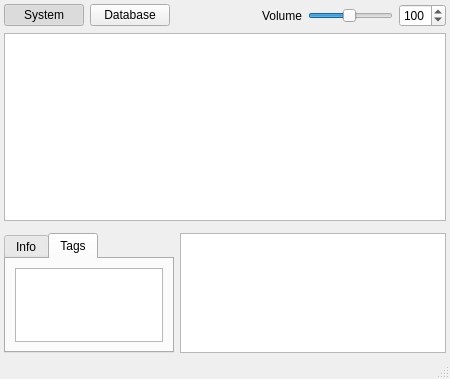
<?xml version="1.0" encoding="UTF-8"?>
<ui version="4.0">
 <class>MainWindow</class>
 <widget class="QMainWindow" name="MainWindow">
  <property name="geometry">
   <rect>
    <x>0</x>
    <y>0</y>
    <width>450</width>
    <height>379</height>
   </rect>
  </property>
  <property name="windowTitle">
   <string>SampleBrowser</string>
  </property>
  <widget class="QWidget" name="centralwidget">
   <layout class="QGridLayout" name="gridLayout" rowstretch="0,100,0">
    <property name="margin">
     <number>4</number>
    </property>
    <item row="2" column="1">
     <widget class="QGraphicsView" name="waveView">
      <property name="maximumSize">
       <size>
        <width>16777215</width>
        <height>120</height>
       </size>
      </property>
      <property name="verticalScrollBarPolicy">
       <enum>Qt::ScrollBarAlwaysOff</enum>
      </property>
      <property name="horizontalScrollBarPolicy">
       <enum>Qt::ScrollBarAlwaysOff</enum>
      </property>
      <property name="renderHints">
       <set>QPainter::Antialiasing|QPainter::TextAntialiasing</set>
      </property>
     </widget>
    </item>
    <item row="0" column="0" colspan="2">
     <layout class="QHBoxLayout" name="horizontalLayout">
      <item>
       <widget class="QPushButton" name="browseSystemBtn">
        <property name="sizePolicy">
         <sizepolicy hsizetype="Minimum" vsizetype="Maximum">
          <horstretch>0</horstretch>
          <verstretch>0</verstretch>
         </sizepolicy>
        </property>
        <property name="text">
         <string>System</string>
        </property>
        <property name="checkable">
         <bool>true</bool>
        </property>
        <property name="checked">
         <bool>true</bool>
        </property>
        <attribute name="buttonGroup">
         <string notr="true">browseSelectGroup</string>
        </attribute>
       </widget>
      </item>
      <item>
       <widget class="QPushButton" name="browseDbBtn">
        <property name="sizePolicy">
         <sizepolicy hsizetype="Minimum" vsizetype="Maximum">
          <horstretch>0</horstretch>
          <verstretch>0</verstretch>
         </sizepolicy>
        </property>
        <property name="text">
         <string>Database</string>
        </property>
        <property name="checkable">
         <bool>true</bool>
        </property>
        <attribute name="buttonGroup">
         <string notr="true">browseSelectGroup</string>
        </attribute>
       </widget>
      </item>
      <item>
       <spacer name="horizontalSpacer">
        <property name="orientation">
         <enum>Qt::Horizontal</enum>
        </property>
        <property name="sizeHint" stdset="0">
         <size>
          <width>40</width>
          <height>20</height>
         </size>
        </property>
       </spacer>
      </item>
      <item>
       <widget class="QLabel" name="label">
        <property name="text">
         <string>Volume</string>
        </property>
       </widget>
      </item>
      <item>
       <widget class="QSlider" name="volumeSlider">
        <property name="maximumSize">
         <size>
          <width>100</width>
          <height>16777215</height>
         </size>
        </property>
        <property name="focusPolicy">
         <enum>Qt::NoFocus</enum>
        </property>
        <property name="minimum">
         <number>5</number>
        </property>
        <property name="maximum">
         <number>200</number>
        </property>
        <property name="value">
         <number>100</number>
        </property>
        <property name="orientation">
         <enum>Qt::Horizontal</enum>
        </property>
       </widget>
      </item>
      <item>
       <widget class="QSpinBox" name="volumeSpin">
        <property name="minimum">
         <number>5</number>
        </property>
        <property name="maximum">
         <number>200</number>
        </property>
        <property name="singleStep">
         <number>5</number>
        </property>
        <property name="value">
         <number>100</number>
        </property>
       </widget>
      </item>
     </layout>
    </item>
    <item row="1" column="0" colspan="2">
     <widget class="QSplitter" name="mainSplitter">
      <property name="orientation">
       <enum>Qt::Horizontal</enum>
      </property>
      <property name="childrenCollapsible">
       <bool>false</bool>
      </property>
      <widget class="QWidget" name="verticalLayoutWidget">
       <layout class="QVBoxLayout" name="verticalLayout">
        <item>
         <widget class="QTableView" name="sampleView">
          <property name="contextMenuPolicy">
           <enum>Qt::CustomContextMenu</enum>
          </property>
          <property name="editTriggers">
           <set>QAbstractItemView::NoEditTriggers</set>
          </property>
          <property name="dragEnabled">
           <bool>true</bool>
          </property>
          <property name="selectionBehavior">
           <enum>QAbstractItemView::SelectRows</enum>
          </property>
          <property name="horizontalScrollMode">
           <enum>QAbstractItemView::ScrollPerPixel</enum>
          </property>
          <property name="wordWrap">
           <bool>false</bool>
          </property>
          <attribute name="horizontalHeaderHighlightSections">
           <bool>false</bool>
          </attribute>
          <attribute name="verticalHeaderVisible">
           <bool>false</bool>
          </attribute>
         </widget>
        </item>
        <item>
         <widget class="QWidget" name="filterStackedWidget" native="true">
          <property name="sizePolicy">
           <sizepolicy hsizetype="Preferred" vsizetype="Maximum">
            <horstretch>0</horstretch>
            <verstretch>0</verstretch>
           </sizepolicy>
          </property>
         </widget>
        </item>
       </layout>
      </widget>
     </widget>
    </item>
    <item row="2" column="0">
     <widget class="QTabWidget" name="infoTabWidget">
      <property name="sizePolicy">
       <sizepolicy hsizetype="Maximum" vsizetype="Expanding">
        <horstretch>0</horstretch>
        <verstretch>0</verstretch>
       </sizepolicy>
      </property>
      <property name="currentIndex">
       <number>1</number>
      </property>
      <widget class="QWidget" name="infoTab">
       <property name="enabled">
        <bool>false</bool>
       </property>
       <attribute name="title">
        <string>Info</string>
       </attribute>
       <layout class="QGridLayout" name="gridLayout_4">
        <item row="1" column="0">
         <widget class="QLabel" name="label_2">
          <property name="text">
           <string>Length:</string>
          </property>
         </widget>
        </item>
        <item row="1" column="1" alignment="Qt::AlignRight">
         <widget class="QLabel" name="infoLengthLbl">
          <property name="sizePolicy">
           <sizepolicy hsizetype="Maximum" vsizetype="Preferred">
            <horstretch>0</horstretch>
            <verstretch>0</verstretch>
           </sizepolicy>
          </property>
          <property name="text">
           <string>0</string>
          </property>
          <property name="alignment">
           <set>Qt::AlignRight|Qt::AlignTrailing|Qt::AlignVCenter</set>
          </property>
         </widget>
        </item>
        <item row="1" column="3">
         <widget class="QLabel" name="label_5">
          <property name="text">
           <string>Format:</string>
          </property>
         </widget>
        </item>
        <item row="0" column="0" colspan="5">
         <widget class="QLabel" name="infoFileNameLbl">
          <property name="styleSheet">
           <string notr="true">font-weight: bold;</string>
          </property>
          <property name="text">
           <string/>
          </property>
         </widget>
        </item>
        <item row="2" column="0">
         <widget class="QLabel" name="label_4">
          <property name="text">
           <string>Rate:</string>
          </property>
         </widget>
        </item>
        <item row="2" column="1" alignment="Qt::AlignRight">
         <widget class="QLabel" name="infoSampleRateLbl">
          <property name="sizePolicy">
           <sizepolicy hsizetype="Maximum" vsizetype="Preferred">
            <horstretch>0</horstretch>
            <verstretch>0</verstretch>
           </sizepolicy>
          </property>
          <property name="text">
           <string>0</string>
          </property>
          <property name="alignment">
           <set>Qt::AlignRight|Qt::AlignTrailing|Qt::AlignVCenter</set>
          </property>
         </widget>
        </item>
        <item row="2" column="3">
         <widget class="QLabel" name="label_8">
          <property name="text">
           <string>Chans:</string>
          </property>
         </widget>
        </item>
        <item row="2" column="4" alignment="Qt::AlignRight">
         <widget class="QLabel" name="infoChannelsLbl">
          <property name="sizePolicy">
           <sizepolicy hsizetype="Maximum" vsizetype="Preferred">
            <horstretch>0</horstretch>
            <verstretch>0</verstretch>
           </sizepolicy>
          </property>
          <property name="text">
           <string>1</string>
          </property>
          <property name="alignment">
           <set>Qt::AlignRight|Qt::AlignTrailing|Qt::AlignVCenter</set>
          </property>
         </widget>
        </item>
        <item row="1" column="4" alignment="Qt::AlignRight">
         <widget class="QLabel" name="infoFormatLbl">
          <property name="sizePolicy">
           <sizepolicy hsizetype="Maximum" vsizetype="Preferred">
            <horstretch>0</horstretch>
            <verstretch>0</verstretch>
           </sizepolicy>
          </property>
          <property name="text">
           <string>NO</string>
          </property>
          <property name="alignment">
           <set>Qt::AlignRight|Qt::AlignTrailing|Qt::AlignVCenter</set>
          </property>
         </widget>
        </item>
        <item row="1" column="2">
         <spacer name="horizontalSpacer_2">
          <property name="orientation">
           <enum>Qt::Horizontal</enum>
          </property>
          <property name="sizeType">
           <enum>QSizePolicy::Fixed</enum>
          </property>
          <property name="sizeHint" stdset="0">
           <size>
            <width>16</width>
            <height>20</height>
           </size>
          </property>
         </spacer>
        </item>
       </layout>
      </widget>
      <widget class="QWidget" name="tagsTab">
       <attribute name="title">
        <string>Tags</string>
       </attribute>
       <layout class="QGridLayout" name="gridLayout_5">
        <item row="0" column="0">
         <widget class="TagsEditorTextEdit" name="tagsEdit">
          <property name="sizePolicy">
           <sizepolicy hsizetype="Ignored" vsizetype="Ignored">
            <horstretch>0</horstretch>
            <verstretch>0</verstretch>
           </sizepolicy>
          </property>
         </widget>
        </item>
       </layout>
      </widget>
     </widget>
    </item>
   </layout>
  </widget>
  <widget class="QMenuBar" name="menubar">
   <property name="geometry">
    <rect>
     <x>0</x>
     <y>0</y>
     <width>450</width>
     <height>28</height>
    </rect>
   </property>
  </widget>
  <widget class="QStatusBar" name="statusbar"/>
 </widget>
 <customwidgets>
  <customwidget>
   <class>TagsEditorTextEdit</class>
   <extends>QTextEdit</extends>
   <header>samplebrowse</header>
  </customwidget>
 </customwidgets>
 <tabstops>
  <tabstop>volumeSlider</tabstop>
  <tabstop>volumeSpin</tabstop>
 </tabstops>
 <resources/>
 <connections>
  <connection>
   <sender>volumeSlider</sender>
   <signal>valueChanged(int)</signal>
   <receiver>volumeSpin</receiver>
   <slot>setValue(int)</slot>
   <hints>
    <hint type="sourcelabel">
     <x>248</x>
     <y>51</y>
    </hint>
    <hint type="destinationlabel">
     <x>339</x>
     <y>53</y>
    </hint>
   </hints>
  </connection>
  <connection>
   <sender>volumeSpin</sender>
   <signal>valueChanged(int)</signal>
   <receiver>volumeSlider</receiver>
   <slot>setValue(int)</slot>
   <hints>
    <hint type="sourcelabel">
     <x>324</x>
     <y>38</y>
    </hint>
    <hint type="destinationlabel">
     <x>220</x>
     <y>44</y>
    </hint>
   </hints>
  </connection>
 </connections>
 <buttongroups>
  <buttongroup name="browseSelectGroup"/>
 </buttongroups>
</ui>
